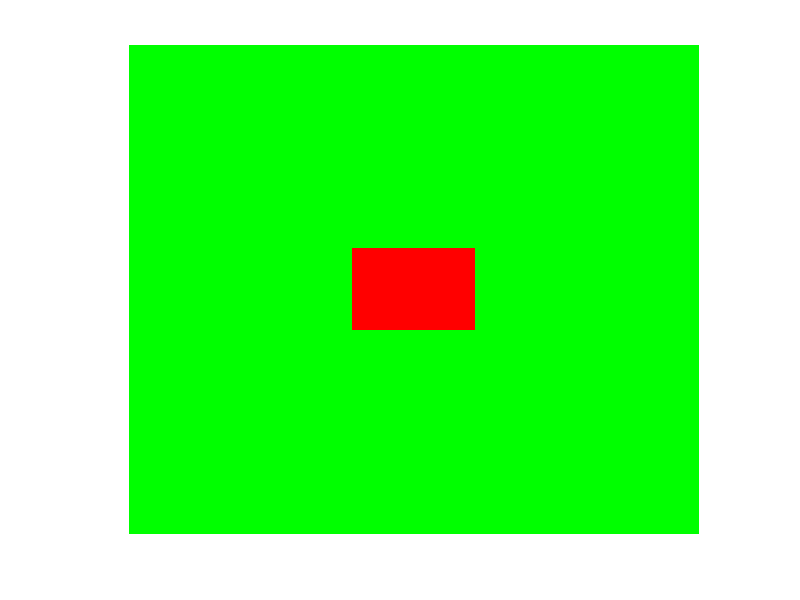

Write MATLAB code to recreate this figure.
function []=potaka();

for i=1:600
    for j=1:700
        f(i,j,1)=0;
         f(i,j,2)=255;
          f(i,j,3)=0;
    end
end
for i=250:350
    for j=275:425
        f(i,j,1)=255;
         f(i,j,2)=0;
          f(i,j,3)=0;
    end
end

imshow(f);






